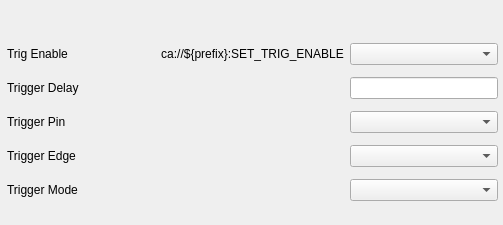
            <widget class="QWidget" name="tab_4_scroll_area">
             <property name="geometry">
              <rect>
               <x>0</x>
               <y>0</y>
               <width>503</width>
               <height>225</height>
              </rect>
             </property>
             <property name="minimumSize">
              <size>
               <width>0</width>
               <height>225</height>
              </size>
             </property>
             <widget class="QWidget" name="gridLayoutWidget_4">
              <property name="geometry">
               <rect>
                <x>7</x>
                <y>11</y>
                <width>491</width>
                <height>201</height>
               </rect>
              </property>
              <layout class="QGridLayout" name="trigger_settings">
               <item row="3" column="2">
                <widget class="PyDMEnumComboBox" name="trig_pin_set">
                 <property name="sizePolicy">
                  <sizepolicy hsizetype="MinimumExpanding" vsizetype="Fixed">
                   <horstretch>0</horstretch>
                   <verstretch>0</verstretch>
                  </sizepolicy>
                 </property>
                 <property name="toolTip">
                  <string/>
                 </property>
                 <property name="alarmSensitiveContent" stdset="0">
                  <bool>false</bool>
                 </property>
                 <property name="alarmSensitiveBorder" stdset="0">
                  <bool>true</bool>
                 </property>
                 <property name="PyDMToolTip" stdset="0">
                  <string/>
                 </property>
                 <property name="monitorDisp" stdset="0">
                  <bool>false</bool>
                 </property>
                 <property name="channel" stdset="0">
                  <string>ca://${prefix}:SET_TRIG_PIN</string>
                 </property>
                </widget>
               </item>
               <item row="4" column="0">
                <widget class="QLabel" name="trig_edge_label">
                 <property name="text">
                  <string>Trigger Edge</string>
                 </property>
                </widget>
               </item>
               <item row="1" column="2">
                <widget class="PyDMEnumComboBox" name="trig_enable_set">
                 <property name="sizePolicy">
                  <sizepolicy hsizetype="Preferred" vsizetype="Preferred">
                   <horstretch>0</horstretch>
                   <verstretch>0</verstretch>
                  </sizepolicy>
                 </property>
                 <property name="toolTip">
                  <string/>
                 </property>
                 <property name="channel" stdset="0">
                  <string>ca://${prefix}:SET_TRIG_ENABLE</string>
                 </property>
                </widget>
               </item>
               <item row="4" column="2">
                <widget class="PyDMEnumComboBox" name="trig_edge_set">
                 <property name="sizePolicy">
                  <sizepolicy hsizetype="MinimumExpanding" vsizetype="Fixed">
                   <horstretch>0</horstretch>
                   <verstretch>0</verstretch>
                  </sizepolicy>
                 </property>
                 <property name="toolTip">
                  <string/>
                 </property>
                 <property name="alarmSensitiveContent" stdset="0">
                  <bool>false</bool>
                 </property>
                 <property name="alarmSensitiveBorder" stdset="0">
                  <bool>true</bool>
                 </property>
                 <property name="PyDMToolTip" stdset="0">
                  <string/>
                 </property>
                 <property name="monitorDisp" stdset="0">
                  <bool>false</bool>
                 </property>
                 <property name="channel" stdset="0">
                  <string>ca://${prefix}:SET_TRIG_EDGE</string>
                 </property>
                </widget>
               </item>
               <item row="5" column="0">
                <widget class="QLabel" name="trig_mode_label">
                 <property name="text">
                  <string>Trigger Mode</string>
                 </property>
                </widget>
               </item>
               <item row="1" column="1">
                <widget class="PyDMLabel" name="trig_enable_get">
                 <property name="sizePolicy">
                  <sizepolicy hsizetype="MinimumExpanding" vsizetype="Fixed">
                   <horstretch>0</horstretch>
                   <verstretch>0</verstretch>
                  </sizepolicy>
                 </property>
                 <property name="minimumSize">
                  <size>
                   <width>0</width>
                   <height>0</height>
                  </size>
                 </property>
                 <property name="toolTip">
                  <string/>
                 </property>
                 <property name="text">
                  <string>ca://${prefix}:SET_TRIG_ENABLE</string>
                 </property>
                 <property name="alignment">
                  <set>Qt::AlignCenter</set>
                 </property>
                 <property name="channel" stdset="0">
                  <string>ca://${prefix}:SET_TRIG_ENABLE</string>
                 </property>
                </widget>
               </item>
               <item row="5" column="1">
                <widget class="PyDMLabel" name="trig_mode_get">
                 <property name="sizePolicy">
                  <sizepolicy hsizetype="MinimumExpanding" vsizetype="Preferred">
                   <horstretch>0</horstretch>
                   <verstretch>0</verstretch>
                  </sizepolicy>
                 </property>
                 <property name="toolTip">
                  <string/>
                 </property>
                 <property name="alignment">
                  <set>Qt::AlignCenter</set>
                 </property>
                 <property name="precision" stdset="0">
                  <number>0</number>
                 </property>
                 <property name="showUnits" stdset="0">
                  <bool>false</bool>
                 </property>
                 <property name="precisionFromPV" stdset="0">
                  <bool>true</bool>
                 </property>
                 <property name="alarmSensitiveContent" stdset="0">
                  <bool>false</bool>
                 </property>
                 <property name="alarmSensitiveBorder" stdset="0">
                  <bool>true</bool>
                 </property>
                 <property name="PyDMToolTip" stdset="0">
                  <string/>
                 </property>
                 <property name="channel" stdset="0">
                  <string>ca://${prefix}:TRIG_MODE_RBV</string>
                 </property>
                 <property name="enableRichText" stdset="0">
                  <bool>false</bool>
                 </property>
                </widget>
               </item>
               <item row="2" column="0">
                <widget class="QLabel" name="trigger_delay_label">
                 <property name="sizePolicy">
                  <sizepolicy hsizetype="Expanding" vsizetype="Fixed">
                   <horstretch>0</horstretch>
                   <verstretch>0</verstretch>
                  </sizepolicy>
                 </property>
                 <property name="text">
                  <string>Trigger Delay</string>
                 </property>
                 <property name="alignment">
                  <set>Qt::AlignLeading|Qt::AlignLeft|Qt::AlignVCenter</set>
                 </property>
                </widget>
               </item>
               <item row="3" column="1">
                <widget class="PyDMLabel" name="trig_pin_get">
                 <property name="sizePolicy">
                  <sizepolicy hsizetype="MinimumExpanding" vsizetype="Preferred">
                   <horstretch>0</horstretch>
                   <verstretch>0</verstretch>
                  </sizepolicy>
                 </property>
                 <property name="toolTip">
                  <string/>
                 </property>
                 <property name="alignment">
                  <set>Qt::AlignCenter</set>
                 </property>
                 <property name="precision" stdset="0">
                  <number>0</number>
                 </property>
                 <property name="showUnits" stdset="0">
                  <bool>false</bool>
                 </property>
                 <property name="precisionFromPV" stdset="0">
                  <bool>true</bool>
                 </property>
                 <property name="alarmSensitiveContent" stdset="0">
                  <bool>false</bool>
                 </property>
                 <property name="alarmSensitiveBorder" stdset="0">
                  <bool>true</bool>
                 </property>
                 <property name="PyDMToolTip" stdset="0">
                  <string/>
                 </property>
                 <property name="channel" stdset="0">
                  <string>ca://${prefix}:TRIG_PIN_RBV</string>
                 </property>
                 <property name="enableRichText" stdset="0">
                  <bool>false</bool>
                 </property>
                </widget>
               </item>
               <item row="1" column="0">
                <widget class="QLabel" name="trig_enable_label">
                 <property name="text">
                  <string>Trig Enable</string>
                 </property>
                 <property name="alignment">
                  <set>Qt::AlignLeading|Qt::AlignLeft|Qt::AlignVCenter</set>
                 </property>
                </widget>
               </item>
               <item row="2" column="2">
                <widget class="PyDMLineEdit" name="trig_delay_set">
                 <property name="sizePolicy">
                  <sizepolicy hsizetype="MinimumExpanding" vsizetype="Fixed">
                   <horstretch>0</horstretch>
                   <verstretch>0</verstretch>
                  </sizepolicy>
                 </property>
                 <property name="toolTip">
                  <string/>
                 </property>
                 <property name="alignment">
                  <set>Qt::AlignCenter</set>
                 </property>
                 <property name="precision" stdset="0">
                  <number>0</number>
                 </property>
                 <property name="showUnits" stdset="0">
                  <bool>false</bool>
                 </property>
                 <property name="precisionFromPV" stdset="0">
                  <bool>true</bool>
                 </property>
                 <property name="alarmSensitiveContent" stdset="0">
                  <bool>false</bool>
                 </property>
                 <property name="alarmSensitiveBorder" stdset="0">
                  <bool>true</bool>
                 </property>
                 <property name="PyDMToolTip" stdset="0">
                  <string/>
                 </property>
                 <property name="monitorDisp" stdset="0">
                  <bool>false</bool>
                 </property>
                 <property name="channel" stdset="0">
                  <string>ca://${prefix}:SET_TRIG_DELAY</string>
                 </property>
                </widget>
               </item>
               <item row="4" column="1">
                <widget class="PyDMLabel" name="trig_edge_get">
                 <property name="sizePolicy">
                  <sizepolicy hsizetype="MinimumExpanding" vsizetype="Preferred">
                   <horstretch>0</horstretch>
                   <verstretch>0</verstretch>
                  </sizepolicy>
                 </property>
                 <property name="toolTip">
                  <string/>
                 </property>
                 <property name="alignment">
                  <set>Qt::AlignCenter</set>
                 </property>
                 <property name="precision" stdset="0">
                  <number>0</number>
                 </property>
                 <property name="showUnits" stdset="0">
                  <bool>false</bool>
                 </property>
                 <property name="precisionFromPV" stdset="0">
                  <bool>true</bool>
                 </property>
                 <property name="alarmSensitiveContent" stdset="0">
                  <bool>false</bool>
                 </property>
                 <property name="alarmSensitiveBorder" stdset="0">
                  <bool>true</bool>
                 </property>
                 <property name="PyDMToolTip" stdset="0">
                  <string/>
                 </property>
                 <property name="channel" stdset="0">
                  <string>ca://${prefix}:TRIG_EDGE_RBV</string>
                 </property>
                 <property name="enableRichText" stdset="0">
                  <bool>false</bool>
                 </property>
                </widget>
               </item>
               <item row="2" column="1">
                <widget class="PyDMLabel" name="trig_delay_get">
                 <property name="sizePolicy">
                  <sizepolicy hsizetype="MinimumExpanding" vsizetype="Preferred">
                   <horstretch>0</horstretch>
                   <verstretch>0</verstretch>
                  </sizepolicy>
                 </property>
                 <property name="toolTip">
                  <string/>
                 </property>
                 <property name="alignment">
                  <set>Qt::AlignCenter</set>
                 </property>
                 <property name="precision" stdset="0">
                  <number>0</number>
                 </property>
                 <property name="showUnits" stdset="0">
                  <bool>true</bool>
                 </property>
                 <property name="precisionFromPV" stdset="0">
                  <bool>true</bool>
                 </property>
                 <property name="alarmSensitiveContent" stdset="0">
                  <bool>false</bool>
                 </property>
                 <property name="alarmSensitiveBorder" stdset="0">
                  <bool>true</bool>
                 </property>
                 <property name="PyDMToolTip" stdset="0">
                  <string/>
                 </property>
                 <property name="channel" stdset="0">
                  <string>ca://${prefix}:GET_TRIG_DELAY</string>
                 </property>
                 <property name="enableRichText" stdset="0">
                  <bool>false</bool>
                 </property>
                </widget>
               </item>
               <item row="3" column="0">
                <widget class="QLabel" name="trig_pin_label">
                 <property name="sizePolicy">
                  <sizepolicy hsizetype="Expanding" vsizetype="Fixed">
                   <horstretch>0</horstretch>
                   <verstretch>0</verstretch>
                  </sizepolicy>
                 </property>
                 <property name="text">
                  <string>Trigger Pin</string>
                 </property>
                </widget>
               </item>
               <item row="5" column="2">
                <widget class="PyDMEnumComboBox" name="trig_mode_set">
                 <property name="sizePolicy">
                  <sizepolicy hsizetype="MinimumExpanding" vsizetype="Fixed">
                   <horstretch>0</horstretch>
                   <verstretch>0</verstretch>
                  </sizepolicy>
                 </property>
                 <property name="toolTip">
                  <string/>
                 </property>
                 <property name="alarmSensitiveContent" stdset="0">
                  <bool>false</bool>
                 </property>
                 <property name="alarmSensitiveBorder" stdset="0">
                  <bool>true</bool>
                 </property>
                 <property name="PyDMToolTip" stdset="0">
                  <string/>
                 </property>
                 <property name="monitorDisp" stdset="0">
                  <bool>false</bool>
                 </property>
                 <property name="channel" stdset="0">
                  <string>ca://${prefix}:TRIG_MODE</string>
                 </property>
                </widget>
               </item>
               <item row="0" column="1">
                <widget class="QLabel" name="spacer_label_3">
                 <property name="sizePolicy">
                  <sizepolicy hsizetype="Preferred" vsizetype="Fixed">
                   <horstretch>0</horstretch>
                   <verstretch>0</verstretch>
                  </sizepolicy>
                 </property>
                 <property name="minimumSize">
                  <size>
                   <width>0</width>
                   <height>0</height>
                  </size>
                 </property>
                 <property name="text">
                  <string/>
                 </property>
                </widget>
               </item>
              </layout>
             </widget>
            </widget>
